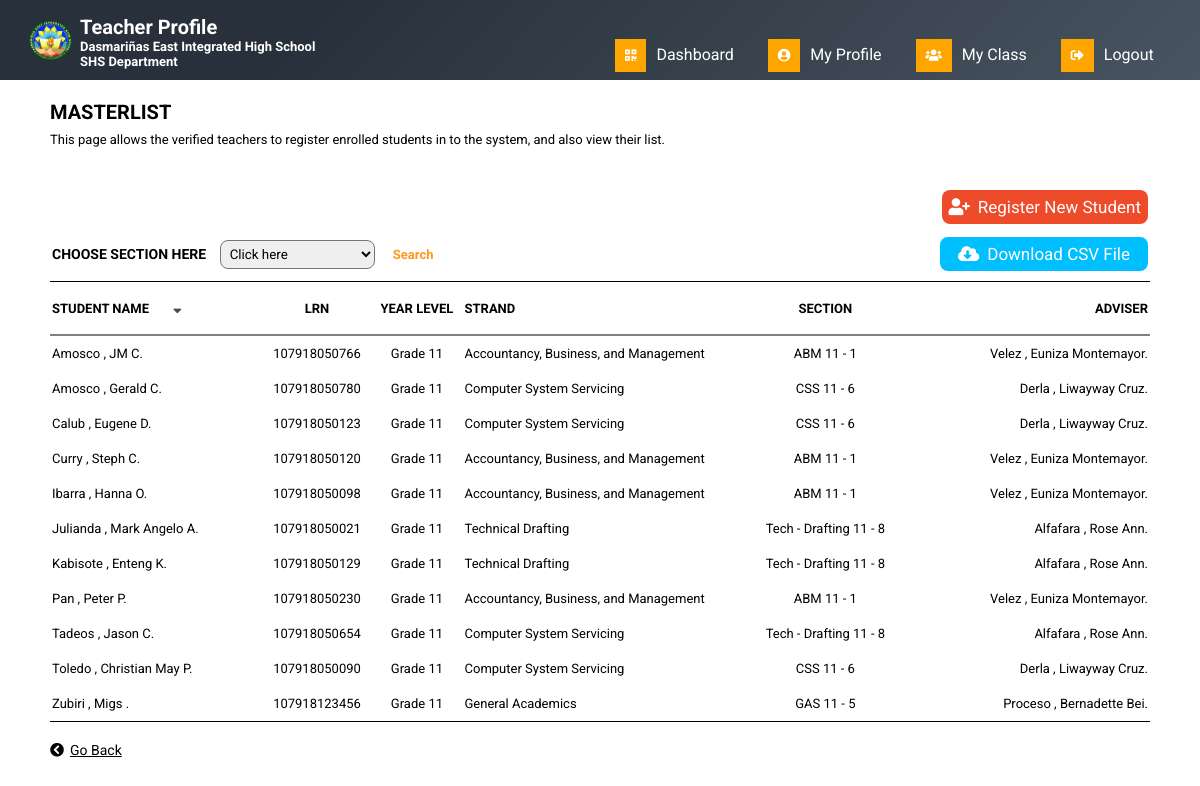
Screenshot of /Teacher/masterlist.php with the database file from the repository.
### tables this page shows
CREATE TABLE IF NOT EXISTS `tbl_student` (
`stud_ID` int(25) NOT NULL,
  `stud_firstname` varchar(255) NOT NULL,
  `stud_middleinitial` varchar(5) NOT NULL,
  `stud_lastname` varchar(255) NOT NULL,
  `stud_lrn` bigint(30) NOT NULL,
  `email_address` varchar(255) NOT NULL,
  `sex` varchar(10) NOT NULL,
  `bday` date NOT NULL,
  `student_address` varchar(255) NOT NULL,
  `student_guardian` varchar(255) NOT NULL,
  `guardian_contact_number` varchar(255) NOT NULL,
  `section_name` varchar(255) NOT NULL,
  `student_status` varchar(25) NOT NULL,
  `track_desc` varchar(255) NOT NULL,
  `strands_name` varchar(255) NOT NULL,
  `yearlevel_name` varchar(255) NOT NULL,
  `schoolyear` varchar(50) NOT NULL
);

CREATE TABLE IF NOT EXISTS `tbl_yearlevel` (
`yearlevel_ID` int(11) NOT NULL,
  `yearlevel_name` varchar(255) NOT NULL
);

CREATE TABLE IF NOT EXISTS `tbl_strands` (
`strands_ID` int(25) NOT NULL,
  `strands_name` varchar(255) NOT NULL,
  `strands_desc` varchar(255) NOT NULL,
  `track_ID` int(25) NOT NULL,
  `track_name` varchar(255) NOT NULL
);

CREATE TABLE IF NOT EXISTS `tbl_teacher` (
`teacher_ID` int(25) NOT NULL,
  `teacher_lname` varchar(255) NOT NULL,
  `teacher_fname` varchar(255) NOT NULL,
  `teacher_mname` varchar(255) NOT NULL,
  `teacher_email_address` varchar(255) NOT NULL,
  `teacher_sex` varchar(25) NOT NULL,
  `teacher_bday` date NOT NULL,
  `teacher_address` varchar(255) NOT NULL,
  `teacher_contact_number` varchar(12) NOT NULL,
  `strands_name` varchar(255) NOT NULL,
  `section_name` varchar(255) NOT NULL,
  `subject_teaching` varchar(300) NOT NULL,
  `teacher_status` varchar(255) NOT NULL
);

### Teacher/masterlist.php (the view, shortened to what this page needs)
<?php
include("../dbconnect.php");
$tid = $_SESSION['tid'];
$sql = mysqli_query($conn, "SELECT * FROM tbl_student as t1 inner join tbl_teacher as t2 on t1.section_name = t2.section_name inner join tbl_strands as t3 on t1.strands_name = t3.strands_name inner join tbl_yearlevel as t4 on t1.yearlevel_name = t4.yearlevel_name ORDER BY t1.stud_lastname ASC");
?>
<!DOCTYPE html>
<html>
<head>
    <link rel="stylesheet" type="text/css" href="css/grade.css">
	<link rel="stylesheet" type="text/css" href="css/table.css">
	<link rel="stylesheet" type="text/css" href="css/add_grade.css">
	<link rel="stylesheet" type="text/css" href="css/add.css">
	<link rel="stylesheet" type="text/css" href="css/nav.css">
</head>
<body>
	<?php
		include('nav.php')
	?>
	<div class="container">
		<div class="header">
			<h4>Masterlist</h4>
			<p>This page allows the verified teachers to register enrolled students in to the system, and also view their list.</p>
		</div>
		<div class="content">
				<table>
					<tr>
						<td align="right" colspan="6">
							<a class="reg" href="studentRegister.php"><i class="fas fa-user-plus"></i>Register New Student</a>
						</td>
					</tr>
					<tr>
						<td colspan="5" align="left" class="filt">
							<form method="post" >
							    <label for="filter" class="lbl">Choose section here</label>
							    <select name="section_name" id="filter">
								    <option selected hidden>Click here</option>
								 </select>
								 <button class="btn" name="submit1">Search</button>
							</form>
						<td align="right">
							<form method="post" action="excel.php">
								<button name="export" class="btns">
									<i class="fas fa-cloud-download-alt"></i>Download CSV File
								</button>
							</form>
						</td>
					</tr>
					<tr class="head">
						<form method="post">
							<td>Student Name
								<button class="filter" name="btn">
									<i class="fas fa-sort-down"></i>
								</button>
							</td>
						</form>
						<td align="center">LRN</td>
						<td align="center">Year Level</td>
						<td>Strand</td>
						<td align="center">Section</td>
						<td align="right">Adviser</td>
					</tr>
					<?php
						while ($list = mysqli_fetch_assoc($sql)) {
							?>
					<tr class="content1">
						<td><?php echo $list['stud_lastname'].' , '.$list['stud_firstname'].' '. $list['stud_middleinitial'].'.'; ?></td>
						<td align="center"><?php echo $list['stud_lrn']; ?></td>
						<td align="center"><?php echo $list['yearlevel_name']; ?></td>
						<td><?php echo $list['strands_desc']; ?></td>
						<td align="center"><?php echo $list['section_name']; ?></td>
						<td align="right"><?php echo $list['teacher_lname'].' , '.$list['teacher_fname'].' '.$list['teacher_mname'].'.'; ?></td>
					</tr>
							<?php
						}
					?>
				</table>
				<div class="back-btn">
					<a href="myclass.php?tid=<?php echo $tid; ?>"><i class="fas fa-chevron-circle-left bck"></i>Go Back</a>
				</div>
      </body>
 </html>
		</div>
	</div>
</body>
</html>

### Teacher/css/grade.css (style rules this page uses)
* { margin: 0; padding: 0; }
.container { margin:100px 50px; }
.header h4 { font-size: 20px; width: 350px; text-transform: uppercase; }
.head { text-transform: uppercase; font-weight: bold; border-bottom:2px solid gray; }
.content { font-size: 13px; }
select { padding: 5px 5px; border-radius: 8px; }
.btn { font-size: 13px; transition: .4s ease; padding:4px 5px; }

### Teacher/css/add_grade.css (style rules this page uses)
* { margin: 0; padding: 0; font-family: "Roboto", sans-serif; }
table { width: 100%; }
td { padding: 10px 2px; }
.head { font-weight: bold; font-size: 13px; text-transform: uppercase; }
.content { font-size:14px; }
.filter { border-top: 1px solid gray; }
.content1 { font-size:13px; }

### Teacher/css/add.css (style rules this page uses)
* { margin: 0; padding: 0; }
button { text-decoration: none; padding: 5px 5px; width: 100px; }

### Teacher/css/nav.css (style rules this page uses)
* { font-family: "Roboto", sans-serif; }

### Teacher/masterlist.php (style rules this page uses)
p { margin-top: 8px; font-size: 13px; }
table { margin-top: 40px; border-collapse: collapse; border-bottom: 1px solid black; }
table .head { border-top: 1px solid black; }
.back-btn { margin-top: 20px; }
.back-btn a { color: black; text-decoration: underline; }
.bck { margin-right: 6px; color: black; }
.reg { text-decoration: none; padding: 7px 7px; border: none; border-radius: 8px; background: #EE4B2B; color: white; font-size: 17px; width: 200px; transition: .9s ease; }
.fa-sort-down { border: none; font-size: 14px; padding: 4px 4px; border-radius: 3px; color: #4c4c4c; background: white; cursor: pointer; }
.filter { border: none; background: none; margin-left: -25px; }
.btns { background:#00BFFF; border: none; border-radius:8px; font-size:17px; padding: 7px 7px; color:white; width: 208px; }
.fa-cloud-download-alt { margin-right: 8px; }
.fa-user-plus { margin-right: 8px; }
.btn { border: none; padding: 5px 5px; background: none; margin-left: 5px; text-decoration: none; font-weight: bold; color: #FF971A; cursor: pointer; width: 60px; border-radius: 8px; }
.lbl { text-transform: uppercase; font-weight: bold; margin-right: 10px; }

### rows the page displays
tbl_student: stud_lastname "Amosco", stud_firstname "JM", stud_middleinitial "C", stud_lrn "107918050766", tbl_yearlevel.yearlevel_name "Grade 11", tbl_strands.strands_desc "Accountancy, Business, and Management", tbl_teacher.section_name "ABM 11 - 1", tbl_teacher.teacher_lname "Velez", tbl_teacher.teacher_fname "Euniza", tbl_teacher.teacher_mname "Montemayor"
tbl_student: stud_lastname "Amosco", stud_firstname "Gerald", stud_middleinitial "C", stud_lrn "107918050780", tbl_yearlevel.yearlevel_name "Grade 11", tbl_strands.strands_desc "Computer System Servicing", tbl_teacher.section_name "CSS 11 - 6", tbl_teacher.teacher_lname "Derla", tbl_teacher.teacher_fname "Liwayway", tbl_teacher.teacher_mname "Cruz"
tbl_student: stud_lastname "Calub", stud_firstname "Eugene", stud_middleinitial "D", stud_lrn "107918050123", tbl_yearlevel.yearlevel_name "Grade 11", tbl_strands.strands_desc "Computer System Servicing", tbl_teacher.section_name "CSS 11 - 6", tbl_teacher.teacher_lname "Derla", tbl_teacher.teacher_fname "Liwayway", tbl_teacher.teacher_mname "Cruz"
tbl_student: stud_lastname "Curry", stud_firstname "Steph", stud_middleinitial "C", stud_lrn "107918050120", tbl_yearlevel.yearlevel_name "Grade 11", tbl_strands.strands_desc "Accountancy, Business, and Management", tbl_teacher.section_name "ABM 11 - 1", tbl_teacher.teacher_lname "Velez", tbl_teacher.teacher_fname "Euniza", tbl_teacher.teacher_mname "Montemayor"
tbl_student: stud_lastname "Ibarra", stud_firstname "Hanna", stud_middleinitial "O", stud_lrn "107918050098", tbl_yearlevel.yearlevel_name "Grade 11", tbl_strands.strands_desc "Accountancy, Business, and Management", tbl_teacher.section_name "ABM 11 - 1", tbl_teacher.teacher_lname "Velez", tbl_teacher.teacher_fname "Euniza", tbl_teacher.teacher_mname "Montemayor"
tbl_student: stud_lastname "Julianda", stud_firstname "Mark Angelo", stud_middleinitial "A", stud_lrn "107918050021", tbl_yearlevel.yearlevel_name "Grade 11", tbl_strands.strands_desc "Technical Drafting", tbl_teacher.section_name "Tech - Drafting 11 - 8", tbl_teacher.teacher_lname "Alfafara", tbl_teacher.teacher_fname "Rose", tbl_teacher.teacher_mname "Ann"
tbl_student: stud_lastname "Kabisote", stud_firstname "Enteng", stud_middleinitial "K", stud_lrn "107918050129", tbl_yearlevel.yearlevel_name "Grade 11", tbl_strands.strands_desc "Technical Drafting", tbl_teacher.section_name "Tech - Drafting 11 - 8", tbl_teacher.teacher_lname "Alfafara", tbl_teacher.teacher_fname "Rose", tbl_teacher.teacher_mname "Ann"
tbl_student: stud_lastname "Pan", stud_firstname "Peter", stud_middleinitial "P", stud_lrn "107918050230", tbl_yearlevel.yearlevel_name "Grade 11", tbl_strands.strands_desc "Accountancy, Business, and Management", tbl_teacher.section_name "ABM 11 - 1", tbl_teacher.teacher_lname "Velez", tbl_teacher.teacher_fname "Euniza", tbl_teacher.teacher_mname "Montemayor"
tbl_student: stud_lastname "Tadeos", stud_firstname "Jason", stud_middleinitial "C", stud_lrn "107918050654", tbl_yearlevel.yearlevel_name "Grade 11", tbl_strands.strands_desc "Computer System Servicing", tbl_teacher.section_name "Tech - Drafting 11 - 8", tbl_teacher.teacher_lname "Alfafara", tbl_teacher.teacher_fname "Rose", tbl_teacher.teacher_mname "Ann"
tbl_student: stud_lastname "Toledo", stud_firstname "Christian May", stud_middleinitial "P", stud_lrn "107918050090", tbl_yearlevel.yearlevel_name "Grade 11", tbl_strands.strands_desc "Computer System Servicing", tbl_teacher.section_name "CSS 11 - 6", tbl_teacher.teacher_lname "Derla", tbl_teacher.teacher_fname "Liwayway", tbl_teacher.teacher_mname "Cruz"
tbl_student: stud_lastname "Zubiri", stud_firstname "Migs", stud_lrn "107918123456", tbl_yearlevel.yearlevel_name "Grade 11", tbl_strands.strands_desc "General Academics", tbl_teacher.section_name "GAS 11 - 5", tbl_teacher.teacher_lname "Proceso", tbl_teacher.teacher_fname "Bernadette", tbl_teacher.teacher_mname "Bei"
